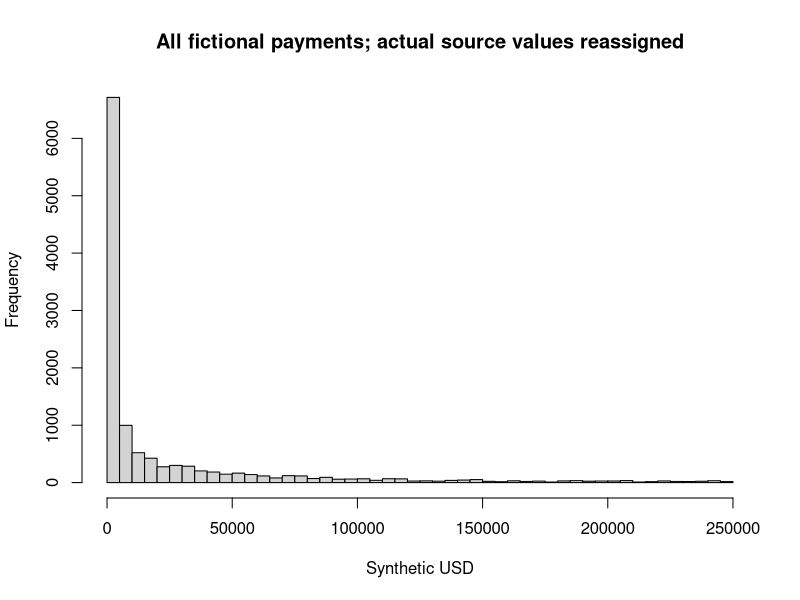
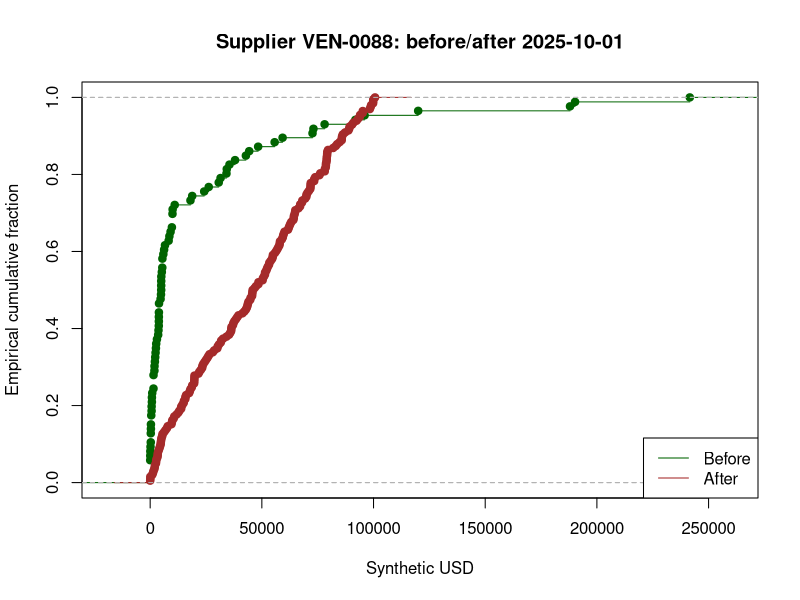
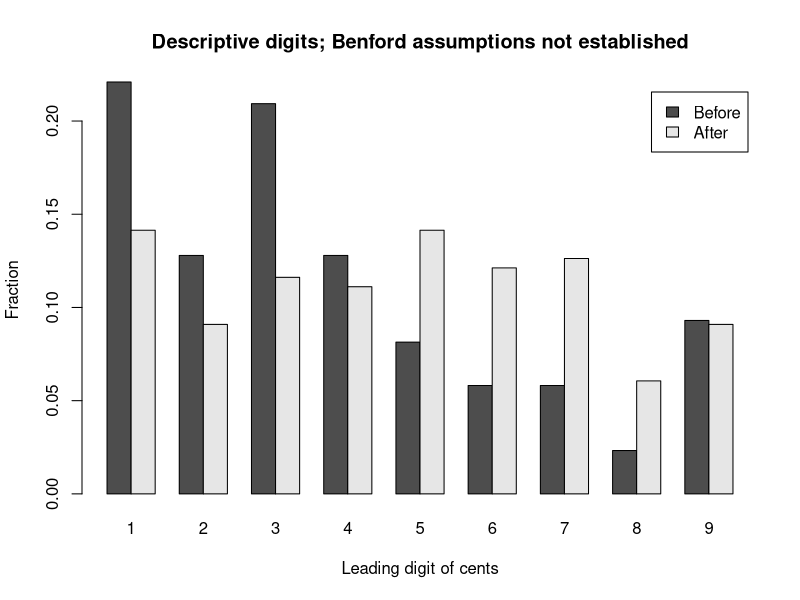

Here is the R script that generated these plots, in order:
# Run from repository root: Rscript courses/tracks/forensic.R
d <- read.csv("data/forensic/v2/payments.csv", stringsAsFactors = FALSE)
entities <- read.csv("data/forensic/v2/entities.csv", stringsAsFactors = FALSE)
invoices <- read.csv("data/forensic/v2/invoices.csv", stringsAsFactors = FALSE)
bank <- read.csv("data/forensic/v2/bank_entries.csv", stringsAsFactors = FALSE)
stopifnot(nrow(d) == 12000, nrow(entities) == 120, nrow(invoices) == 11999,
          nrow(bank) == 12000, length(unique(d$transaction_id)) == 12000,
          all(d$supplier_id %in% entities$supplier_id), all(d$invoice_id %in% invoices$invoice_id))
# evidence-brief: match bank to ledger without multiplying invoice rows
bank_positions <- match(bank$transaction_id, d$transaction_id)
stopifnot(!anyNA(bank_positions))
differences <- -bank$signed_amount_cents - d$amount_cents[bank_positions]
stopifnot(sum(differences != 0) == 1, sum(abs(differences)) == 500)
# round-sums: integer-valued doubles are exact within this fixture's range
groups <- split(d, paste(d$supplier_id, d$payment_date, sep = "|"))
candidates <- Filter(function(x) nrow(x) >= 3 && sum(x$amount_cents) %% 1000000 == 0, groups)
stopifnot(length(candidates) >= 12)
# distribution-shift: descriptive CDF distance, not a calibrated test
before <- subset(d, supplier_id == "VEN-0088" & payment_date < "2025-10-01")$amount_cents
after <- subset(d, supplier_id == "VEN-0088" & payment_date >= "2025-10-01")$amount_cents
domain <- sort(unique(c(before, after)))
distance <- max(abs(ecdf(before)(domain) - ecdf(after)(domain)))
stopifnot(length(before) > 0, length(after) > 0, distance > 0.15)
# statement-capacity: internally consistent lines versus a complete synthetic tape
confirmations <- read.csv("data/market/v1/confirmations.csv", stringsAsFactors = FALSE)
market_context <- read.csv("data/market/v1/market_context.csv", stringsAsFactors = FALSE)
stopifnot(nrow(confirmations) == 8000,
          all(confirmations$gross_cents == confirmations$quantity * confirmations$price_cents),
          all(confirmations$cash_movement_cents == -confirmations$gross_cents))
claimed <- aggregate(quantity ~ security_id + trade_date, confirmations, sum)
trade_capacity <- merge(claimed, market_context[, c("security_id", "trade_date", "market_volume")],
                        by = c("security_id", "trade_date"), all.x = TRUE)
stopifnot(sum(trade_capacity$quantity > trade_capacity$market_volume) == 1)
# public-corroboration: exact retained CFTC aggregate, not customer-level proof
statement_positions <- read.csv("data/market/v1/positions.csv", stringsAsFactors = FALSE)
public_reference <- read.csv("data/market/v1/public_reference.csv", stringsAsFactors = FALSE)
claimed_positions <- aggregate(long_contracts ~ cftc_contract_market_code + report_date, statement_positions, sum)
public_capacity <- merge(claimed_positions, public_reference[, c("cftc_contract_market_code", "report_date", "open_interest_all")],
                         by = c("cftc_contract_market_code", "report_date"), all.x = TRUE)
stopifnot(nrow(statement_positions) == 4000, nrow(public_reference) == 15,
          sum(public_capacity$long_contracts > public_capacity$open_interest_all) == 1)
dir.create("output", showWarnings = FALSE)
pdf("output/forensic-r.pdf", width = 10, height = 7)
hist(d$amount_cents / 100, breaks = 50, xlab = "Synthetic USD", main = "All fictional payments; actual source values reassigned")
plot(ecdf(before / 100), col = "darkgreen", xlab = "Synthetic USD", ylab = "Empirical cumulative fraction", main = "Supplier VEN-0088: before/after 2025-10-01")
lines(ecdf(after / 100), col = "brown")
legend("bottomright", c("Before", "After"), col = c("darkgreen", "brown"), lty = 1)
first_digit <- function(x) as.integer(substr(as.character(as.integer(x)), 1, 1))
profiles <- rbind(tabulate(first_digit(before), nbins = 9) / length(before),
                  tabulate(first_digit(after), nbins = 9) / length(after))
barplot(profiles, beside = TRUE, names.arg = 1:9, legend.text = c("Before", "After"),
        xlab = "Leading digit of cents", ylab = "Fraction", main = "Descriptive digits; Benford assumptions not established")
dev.off()
cat(sprintf("PASS: 12000 payments; 8000 confirmations; 4000 positions; %d round-total candidates; one trade-capacity and one public-open-interest conflict; CDF distance %.4f.\n", length(candidates), distance))
